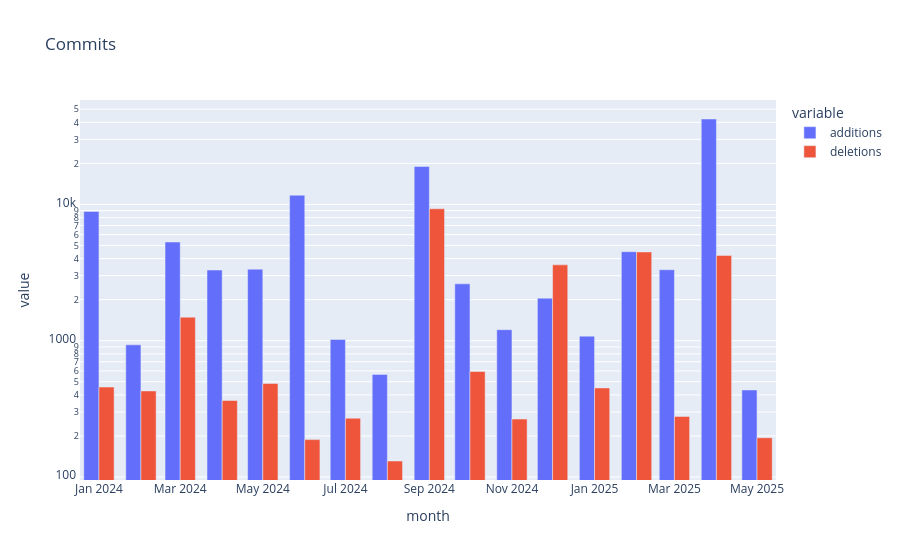

Notebook code cell kept with this figure:
### Code cell
px.bar(user_code_commits(gitlab_user).toPandas(),x='month',y=['additions','deletions'],log_y=True,title='Commits',barmode='group')

### Figure 1 — Plotly figure (JSON) as saved in the notebook; plotly's stock layout.template omitted (floating-point values rounded to 4 significant figures)
{"data": [{"alignmentgroup": "True", "hovertemplate": "variable=additions<br>month=%{x}<br>value=%{y}<extra></extra>", "legendgroup": "additions", "marker": {"color": "#636efa", "pattern": {"shape": ""}}, "name": "additions", "offsetgroup": "additions", "orientation": "v", "showlegend": true, "textposition": "auto", "type": "bar", "x": ["2025-05-01T00:00:00.000000000", "2025-04-01T00:00:00.000000000", "2025-03-01T00:00:00.000000000", "2025-02-01T00:00:00.000000000", "2025-01-01T00:00:00.000000000", "2024-12-01T00:00:00.000000000", "2024-11-01T00:00:00.000000000", "2024-10-01T00:00:00.000000000", "2024-09-01T00:00:00.000000000", "2024-08-01T00:00:00.000000000", "2024-07-01T00:00:00.000000000", "2024-06-01T00:00:00.000000000", "2024-05-01T00:00:00.000000000", "2024-04-01T00:00:00.000000000", "2024-03-01T00:00:00.000000000", "2024-02-01T00:00:00.000000000", "2024-01-01T00:00:00.000000000"], "xaxis": "x", "y": [435, 42328, 3317, 4498, 1080, 2051, 1204, 2612, 18993, 566, 1021, 11673, 3348, 3298, 5297, 932, 8883], "yaxis": "y"}, {"alignmentgroup": "True", "hovertemplate": "variable=deletions<br>month=%{x}<br>value=%{y}<extra></extra>", "legendgroup": "deletions", "marker": {"color": "#EF553B", "pattern": {"shape": ""}}, "name": "deletions", "offsetgroup": "deletions", "orientation": "v", "showlegend": true, "textposition": "auto", "type": "bar", "x": ["2025-05-01T00:00:00.000000000", "2025-04-01T00:00:00.000000000", "2025-03-01T00:00:00.000000000", "2025-02-01T00:00:00.000000000", "2025-01-01T00:00:00.000000000", "2024-12-01T00:00:00.000000000", "2024-11-01T00:00:00.000000000", "2024-10-01T00:00:00.000000000", "2024-09-01T00:00:00.000000000", "2024-08-01T00:00:00.000000000", "2024-07-01T00:00:00.000000000", "2024-06-01T00:00:00.000000000", "2024-05-01T00:00:00.000000000", "2024-04-01T00:00:00.000000000", "2024-03-01T00:00:00.000000000", "2024-02-01T00:00:00.000000000", "2024-01-01T00:00:00.000000000"], "xaxis": "x", "y": [194, 4226, 278, 4479, 450, 3603, 266, 594, 9290, 131, 270, 188, 485, 364, 1488, 428, 457], "yaxis": "y"}], "layout": {"barmode": "group", "legend": {"title": {"text": "variable"}, "tracegroupgap": 0}, "title": {"text": "Commits"}, "xaxis": {"anchor": "y", "domain": [0, 1], "title": {"text": "month"}}, "yaxis": {"anchor": "x", "domain": [0, 1], "title": {"text": "value"}, "type": "log"}}}
